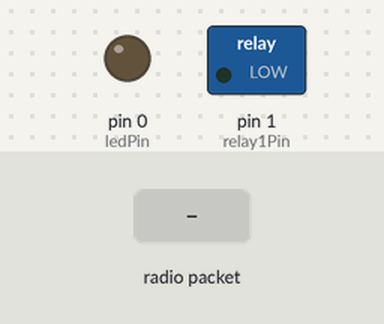
The sketch below on a simulated Arduino Uno, built with avr-gcc and run on an emulated ATmega328P. On the bench: switched loads named in the sketch (green lamp = pin HIGH), output pins drawn as LEDs (lit = HIGH). Inputs (shaded band) come from the test bench. No radio packets arrive unless stated.

Above: at 1.2 s.
1.3 s: radio packet "Dining Rm1" arrives
At 2.5 s:
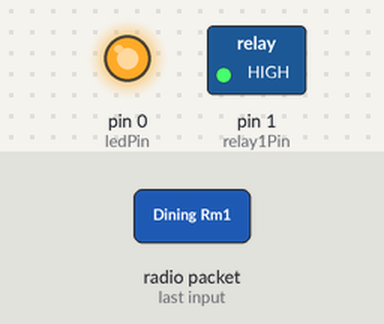
2.8 s: radio packet "Dining Rm0" arrives
At 3.8 s:
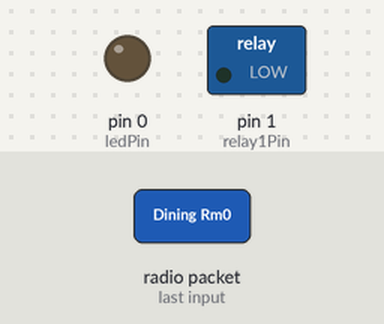
Timing chart, 0 to 5.8 s (numbered marks = the images above; inputs shaded):
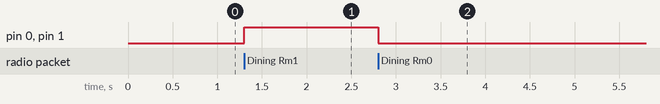

The sketch:

HomeReceiverATtiny84.ino
```cpp
/*
SimpleReceive for ATTiny84
 This sketch displays text strings received using VirtualWire
 Connect the Receiver data pin to Arduino pin 11
 */
#include <VirtualWire.h>
#include <avr/wdt.h>


byte message[10]; // a buffer to store the incoming messages
byte messageLength = 10; // the size of the message

const int receivePin = 7;
const int relay1Pin = 1;
const int ledPin = 0;

unsigned long rebootInterval= 86400000; //reboot Arduino at this interval (milliseconds)

void setup()
{
  //Serial.begin(9600);
  //Serial.println("Device is ready");

  pinMode(relay1Pin, OUTPUT);      // sets the digital pin as output
  pinMode(ledPin, OUTPUT);      // sets the digital pin as output

  digitalWrite(relay1Pin, LOW);        // Prevents relays from starting up engaged

  // Initialize the IO and ISR
  vw_set_rx_pin(receivePin);
  vw_setup(2000); // Bits per sec
  vw_rx_start(); // Start the receiver
}
void loop()
{
  if(millis() > rebootInterval)softwareReboot();

  if (vw_get_message(message, &messageLength)) // Non-blocking
  {
    String command;
    for (int i = 0; i < messageLength; i++)
    {
      command = String(command + char(message[i]));
      //Serial.write(message[i]);
    }
    //Serial.println();

    if(command == "Dining Rm1"){
      digitalWrite(ledPin, HIGH);   // sets the LED on
      digitalWrite(relay1Pin, HIGH);        //energize relay
    }
    else if(command == "Dining Rm0"){
      digitalWrite(ledPin, LOW);    // sets the LED off
      digitalWrite(relay1Pin, LOW);        // denergize relay
    }
  }

}

//------- software rooboot ------/
//Use watch dog to reset the board
void softwareReboot()
{
  wdt_enable(WDTO_15MS);
  while(1)
  {
  }
}
```

Measured:
- after the input at 1.3 s, pin 0 (ledPin), pin 1 (relay1Pin): LOW → HIGH at once
- after the input at 2.8 s, pin 0 (ledPin), pin 1 (relay1Pin): HIGH → LOW at once
